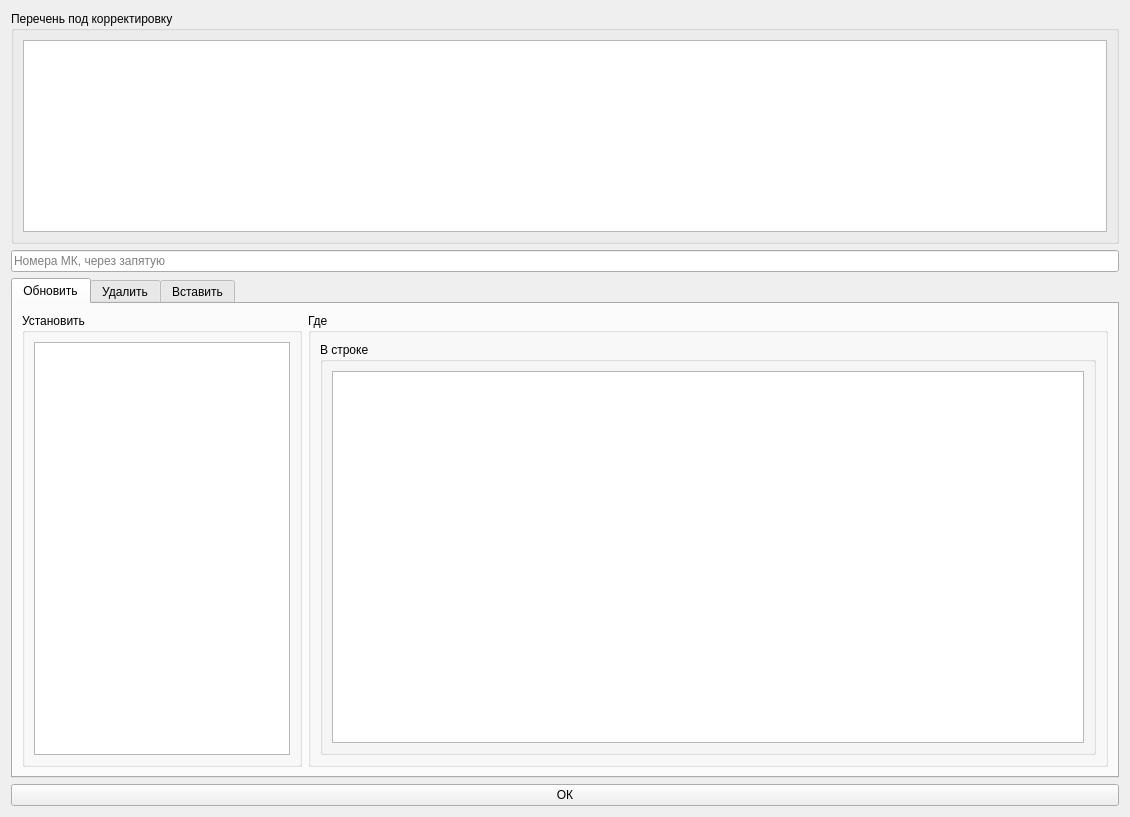
      <widget class="QWidget" name="tab_10">
       <attribute name="title">
        <string>Корректировка</string>
       </attribute>
       <layout class="QVBoxLayout" name="verticalLayout_37">
        <item>
         <widget class="QGroupBox" name="groupBox_8">
          <property name="title">
           <string>Перечень под корректировку</string>
          </property>
          <layout class="QVBoxLayout" name="verticalLayout_38">
           <item>
            <widget class="QTableWidget" name="tbl_corr_select">
             <property name="maximumSize">
              <size>
               <width>16777215</width>
               <height>16777215</height>
              </size>
             </property>
            </widget>
           </item>
          </layout>
         </widget>
        </item>
        <item>
         <widget class="QLineEdit" name="le_corr_list_mk">
          <property name="placeholderText">
           <string>Номера МК, через запятую</string>
          </property>
         </widget>
        </item>
        <item>
         <widget class="QTabWidget" name="tabWidget_3">
          <property name="minimumSize">
           <size>
            <width>0</width>
            <height>500</height>
           </size>
          </property>
          <property name="currentIndex">
           <number>0</number>
          </property>
          <widget class="QWidget" name="tab_11">
           <attribute name="title">
            <string>Обновить</string>
           </attribute>
           <layout class="QVBoxLayout" name="verticalLayout_39">
            <item>
             <layout class="QHBoxLayout" name="horizontalLayout_19">
              <item>
               <widget class="QGroupBox" name="groupBox_9">
                <property name="minimumSize">
                 <size>
                  <width>0</width>
                  <height>0</height>
                 </size>
                </property>
                <property name="title">
                 <string>Установить</string>
                </property>
                <layout class="QHBoxLayout" name="horizontalLayout_30">
                 <item>
                  <widget class="QTableWidget" name="tbl_corr_set">
                   <property name="minimumSize">
                    <size>
                     <width>0</width>
                     <height>192</height>
                    </size>
                   </property>
                  </widget>
                 </item>
                </layout>
               </widget>
              </item>
              <item>
               <widget class="QGroupBox" name="groupBox_10">
                <property name="minimumSize">
                 <size>
                  <width>800</width>
                  <height>0</height>
                 </size>
                </property>
                <property name="title">
                 <string>Где</string>
                </property>
                <layout class="QHBoxLayout" name="horizontalLayout_29">
                 <item>
                  <widget class="QGroupBox" name="groupBox_11">
                   <property name="title">
                    <string>В строке</string>
                   </property>
                   <layout class="QHBoxLayout" name="horizontalLayout_28">
                    <item>
                     <widget class="QTableWidget" name="tbl_corr_where">
                      <property name="minimumSize">
                       <size>
                        <width>0</width>
                        <height>192</height>
                       </size>
                      </property>
                     </widget>
                    </item>
                   </layout>
                  </widget>
                 </item>
                </layout>
               </widget>
              </item>
             </layout>
            </item>
           </layout>
          </widget>
          <widget class="QWidget" name="tab_12">
           <attribute name="title">
            <string>Удалить</string>
           </attribute>
          </widget>
          <widget class="QWidget" name="tab_13">
           <attribute name="title">
            <string>Вставить</string>
           </attribute>
          </widget>
         </widget>
        </item>
        <item>
         <widget class="QPushButton" name="btn_corr_ok">
          <property name="text">
           <string>ОК</string>
          </property>
         </widget>
        </item>
       </layout>
      </widget>
